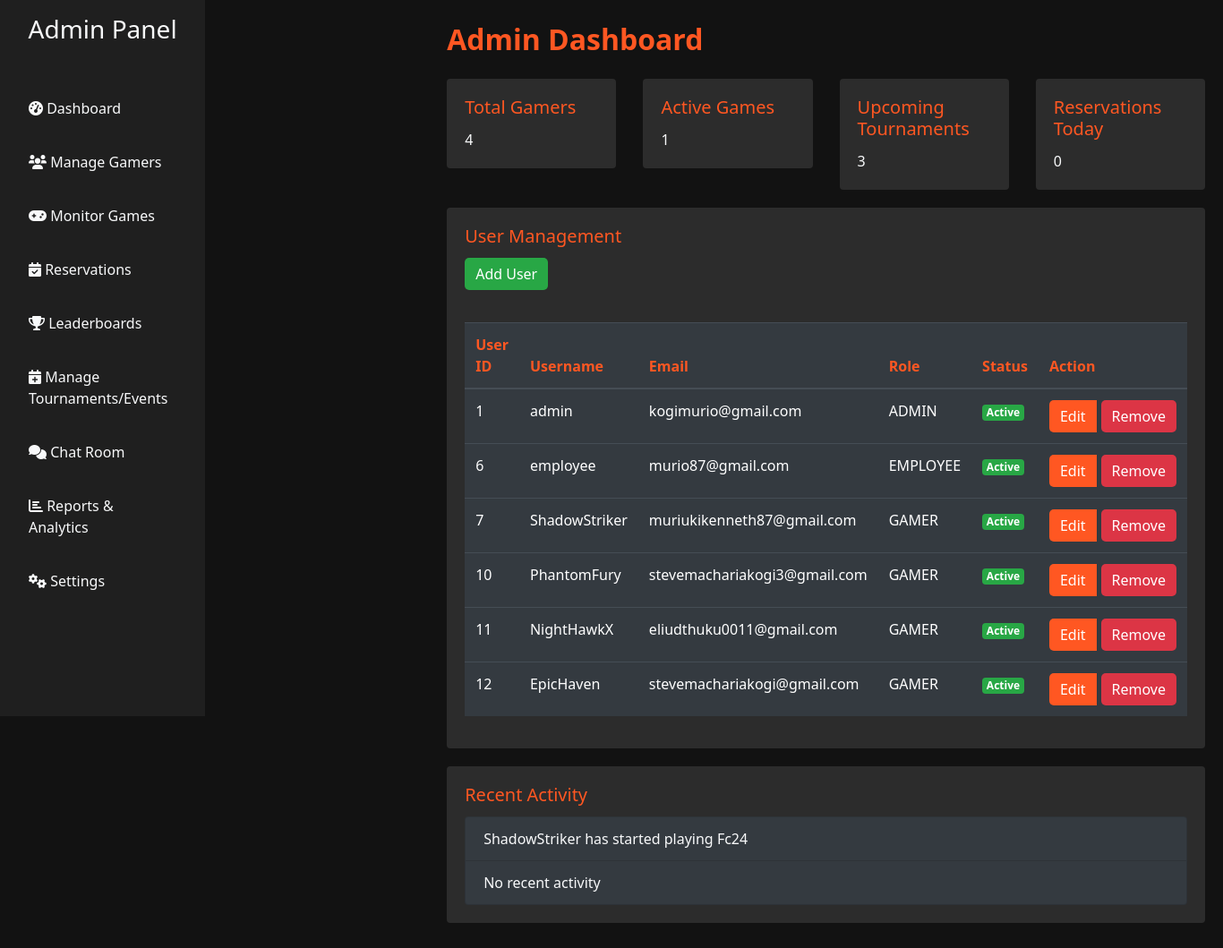
The app's page /admindashboard/ with its own data.
### users/models.py (models this page shows)
class User(AbstractUser):
    ROLE_CHOICE = (
        ('GAMER', 'GAMER'),
        ('EMPLOYEE', 'EMPLOYEE'),
        ('ADMIN', 'ADMIN'),
    )
    role = models.CharField(max_length=20, choices=ROLE_CHOICE, default='GAMER')

### gamerz/models.py (models this page shows, shortened)
class OngoingGame(models.Model):
    user = models.ForeignKey(settings.AUTH_USER_MODEL, on_delete=models.CASCADE)
    station = models.ForeignKey(GamingStation, on_delete=models.CASCADE)
    game_title = models.ForeignKey(Game, on_delete=models.CASCADE, null=True)
    start_time = models.DateTimeField()
    status = models.CharField(max_length=50, choices=[('Active', 'Active'), ('Paused', 'Paused'), ('Completed', 'Completed')])

class Game(models.Model):
    title = models.CharField(max_length=255)
    description = models.TextField()
    genre = models.CharField(max_length=50)
    release_date = models.DateField()
    rating = models.FloatField()
    favorite_by = models.ManyToManyField(settings.AUTH_USER_MODEL, related_name='favorite_games', blank=True)
    image = models.ImageField(upload_to='game_images/', blank=True, null=True)
    status = models.CharField(max_length=50, null=True)

### users/views.py (the view)
# urls.py: path('admindashboard/', views.admin_dashboard_view, name='admin'),
def admin_dashboard_view(request):
    users = User.objects.all()
    total_gamers = User.objects.filter(role='GAMER', is_active=True).count()
    active_games = Game.objects.filter(status='active').count()
    scheduled_tournaments = Event.objects.filter(status='Scheduled').count()
    today = timezone.now().date()
    reservations_today = Reservation.objects.filter(start_time__date=today).count()
    ongoing_games = OngoingGame.objects.all()
    recent_logins = LoginLog.objects.order_by('-login_time')[:5]
    context = {
        'total_gamers': total_gamers,
        'active_games': active_games,
        'scheduled_tournaments': scheduled_tournaments,
        'reservations_today': reservations_today,
        'users': users,
        'ongoing_games': ongoing_games,
        'recent_logins': recent_logins,  # Pass recent logins to the template
    }
    return render(request, 'users/admin.html', context)

### templates/users/admin.html (shortened to what this page needs)
<!DOCTYPE html>
<html lang="en">
<head>
    <link rel="stylesheet" href="https://stackpath.bootstrapcdn.com/bootstrap/4.5.2/css/bootstrap.min.css">
    <link rel="stylesheet" href="https://cdnjs.cloudflare.com/ajax/libs/font-awesome/6.0.0-beta3/css/all.min.css">
</head>
<body>
    <div class="d-flex flex-column flex-md-row">
        <div class="sidebar d-flex flex-column p-3">
            <h3 class="text-center">Admin Panel</h3>
            <ul class="nav flex-column">
                <li class="nav-item">
                    <a class="nav-link" href="{% url 'admin' %}"><i class="fas fa-tachometer-alt"></i> Dashboard</a>
                </li>
                <li class="nav-item">
                    <a class="nav-link" href="{% url 'adminmanagegamers' %}"><i class="fas fa-users"></i> Manage Gamers</a>
                </li>
                <li class="nav-item">
                    <a class="nav-link" href="{% url 'adminmonitorgames' %}"><i class="fas fa-gamepad"></i> Monitor Games</a>
                </li>
                <li class="nav-item">
                    <a class="nav-link" href="{% url 'adminreservation' %}"><i class="fas fa-calendar-check"></i> Reservations</a>
                </li>
                <li class="nav-item">
                    <a class="nav-link" href="{% url 'adminachievementsbygamers' %}"><i class="fas fa-trophy"></i> Leaderboards</a>
                </li>
                <li class="nav-item">
                    <a class="nav-link" href="{% url 'adminmanageevents' %}"><i class="fas fa-calendar-plus"></i> Manage Tournaments/Events</a>
                </li>
                <li class="nav-item">
                    <a class="nav-link" href="{% url 'chat_room' 1 %}"><i class="fas fa-comments"></i> Chat Room</a>
                </li>
                <li class="nav-item">
                    <a class="nav-link" href="{% url 'adminreport' %}"><i class="fas fa-chart-bar"></i> Reports & Analytics</a>
                </li>
                <li class="nav-item">
                    <a class="nav-link" href="{% url 'employeesettings' %}"><i class="fas fa-cogs"></i> Settings</a>
                </li>
            </ul>
        </div>
        <div class="content flex-grow-1">
            <div class="dashboard-header">
                Admin Dashboard
            </div>
            <div class="row">
                <div class="col-md-6 col-lg-3">
                    <div class="card">
                        <div class="card-body">
                            <h5 class="card-title">Total Gamers</h5>
                            <p class="card-text">{{ total_gamers }}</p>
                        </div>
                    </div>
                </div>
                <div class="col-md-6 col-lg-3">
                    <div class="card">
                        <div class="card-body">
                            <h5 class="card-title">Active Games</h5>
                            <p class="card-text"> {{ active_games }} </p>
                        </div>
                    </div>
                </div>
                <div class="col-md-6 col-lg-3">
                    <div class="card">
                        <div class="card-body">
                            <h5 class="card-title">Upcoming Tournaments</h5>
                            <p class="card-text"> {{ scheduled_tournaments }} </p>
                        </div>
                    </div>
                </div>
                <div class="col-md-6 col-lg-3">
                    <div class="card">
                        <div class="card-body">
                            <h5 class="card-title">Reservations Today</h5>
                            <p class="card-text"> {{ reservations_today }} </p>
                        </div>
                    </div>
                </div>
            </div>
            <div class="card">
                <div class="card-body">
                    <h5 class="card-title">User Management</h5>
                    <a href="{% url 'adminregisteruser' %}" class="btn btn-add">Add User</a>
                    <div class="table-responsive mt-3">
                        <table class="table table-dark table-hover">
                            <thead>
                                <tr>
                                    <th>User ID</th>
                                    <th>Username</th>
                                    <th>Email</th>
                                    <th>Role</th>
                                    <th>Status</th>
                                    <th>Action</th>
                                </tr>
                            </thead>
                            <tbody>
                                {% for user in users %}
                                <tr>
                                    <td>{{ user.id }}</td>
                                    <td>{{ user.username }}</td>
                                    <td>{{ user.email }}</td>
                                    <td>{{ user.role }}</td>
                                    <td>
                                        {% if user.is_active %}
                                            <span class="badge badge-success">Active</span>
                                        {% else %}
                                            <span class="badge badge-danger">Inactive</span>
                                        {% endif %}
                                    </td>
                                    <td>
                                        <div class="btn-group">
                                            <a href="{% url 'user_edit' user.id %}" class="btn btn-custom">Edit</a>
                                            <form action="{% url 'user_delete' user.id %}" method="POST" style="display:inline;" onsubmit="return confirmDelete();">
                                                <button type="submit" class="btn btn-danger">Remove</button>
                                            </form>
                                        </div>
                                    </td>
                                </tr>
                                {% endfor %}
                            </tbody>
                        </table>
                    </div>
                </div>
            </div>
            <div class="card">
                <div class="card-body">
                    <h5 class="card-title">Recent Activity</h5>
                    <ul class="list-group">
                        {% for ongoing_game in ongoing_games %}
                            <li class="list-group-item bg-dark">
                                {{ ongoing_game.user.username }} has started playing {{ ongoing_game.game_title.title }}
                            </li>
                        {% endfor %}
                        {% for login in recent_logins %}
                            <li class="list-group-item bg-dark">
                                {{ login.user.username }} logged in at {{ login.login_time }}
                            </li>
                        {% empty %}
                            <li class="list-group-item bg-dark">
                                No recent activity
                            </li>
                        {% endfor %}
                    </ul>
                </div>
            </div>
        </div>
    </div>
</body>
</html>

### templates/users/admin.html (style rules this page uses)
body { font-family: 'Segoe UI', Tahoma, Geneva, Verdana, sans-serif; background-color: #121212; color: #f8f9fa; }
.sidebar { background-color: #1f1f1f; height: 100vh; padding-top: 20px; }
.sidebar .nav-link { color: #f8f9fa; margin: 10px 0; }
.content { margin-left: 250px; padding: 20px; }
.dashboard-header { font-size: 2rem; font-weight: bold; color: #ff5722; margin-bottom: 20px; }
.card { background-color: #2c2c2c; border: none; margin-bottom: 20px; }
.card-title { color: #ff5722; }
.card-body { color: #f8f9fa; }
.table thead th { color: #ff5722; }
.btn-custom { background-color: #ff5722; color: #fff; border-radius: 5px; border: none; padding: 6px 12px; margin-right: 5px; }
.btn-danger { background-color: #dc3545; color: #fff; border-radius: 5px; border: none; padding: 6px 12px; }
.btn-add { background-color: #28a745; color: #fff; border-radius: 5px; border: none; padding: 6px 12px; margin-bottom: 20px; }

### records on screen
User: id "1", username "admin", email "kogimurio@gmail.com", role "ADMIN", is_active "Active"
User: id "6", username "employee", email "murio87@gmail.com", role "EMPLOYEE", is_active "Active"
User: id "7", username "ShadowStriker", email "muriukikenneth87@gmail.com", role "GAMER", is_active "Active"
User: id "10", username "PhantomFury", email "stevemachariakogi3@gmail.com", role "GAMER", is_active "Active"
User: id "11", username "NightHawkX", email "eliudthuku0011@gmail.com", role "GAMER", is_active "Active"
User: id "12", username "EpicHaven", email "stevemachariakogi@gmail.com", role "GAMER", is_active "Active"
OngoingGame: user.username "ShadowStriker", game_title "Fc24"

### other values on screen
{{ total_gamers }} "4"
{{ active_games }} "1"
{{ scheduled_tournaments }} "3"
{{ reservations_today }} "0"
